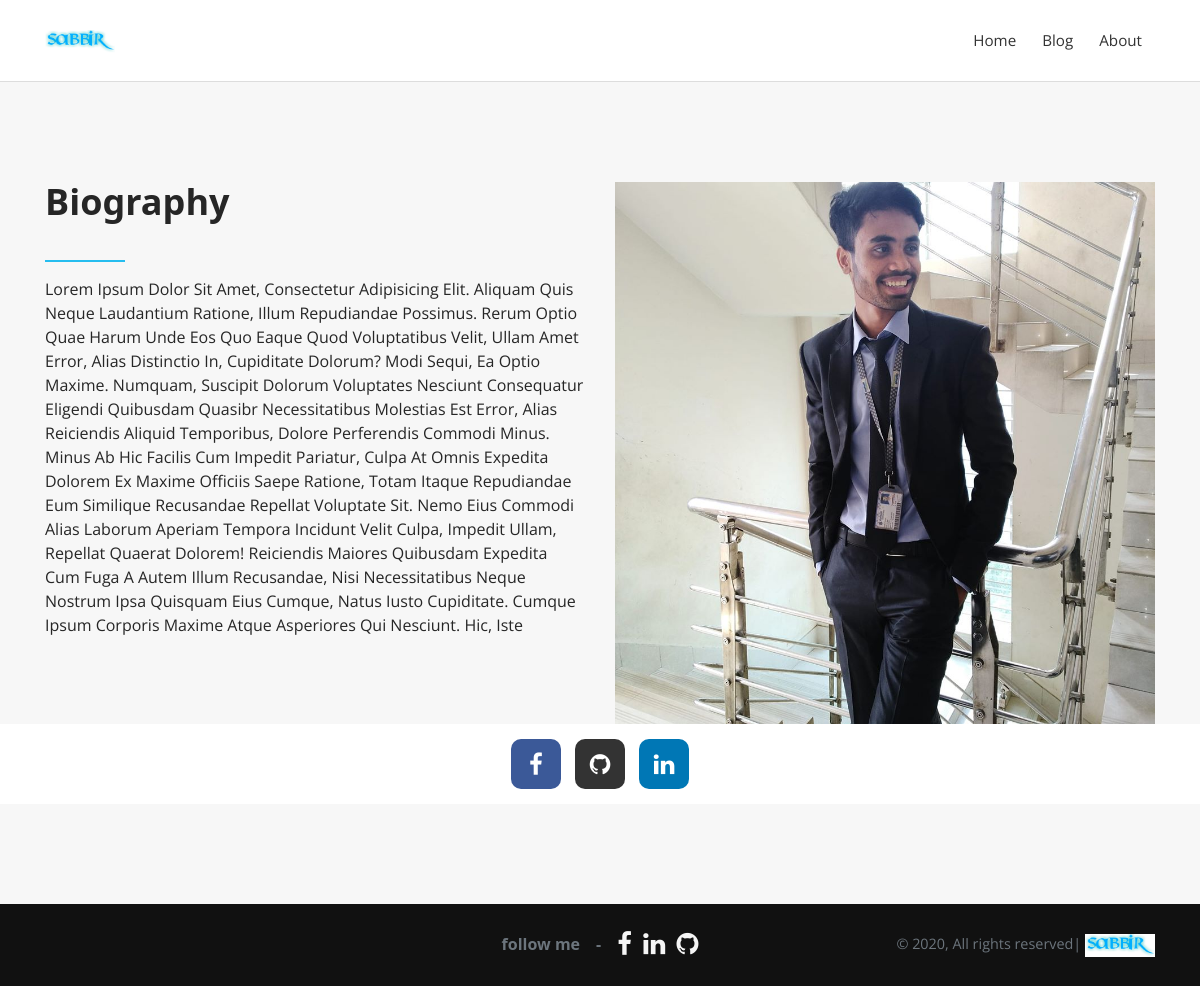
/about/, run on an earlier commit of the app's database.
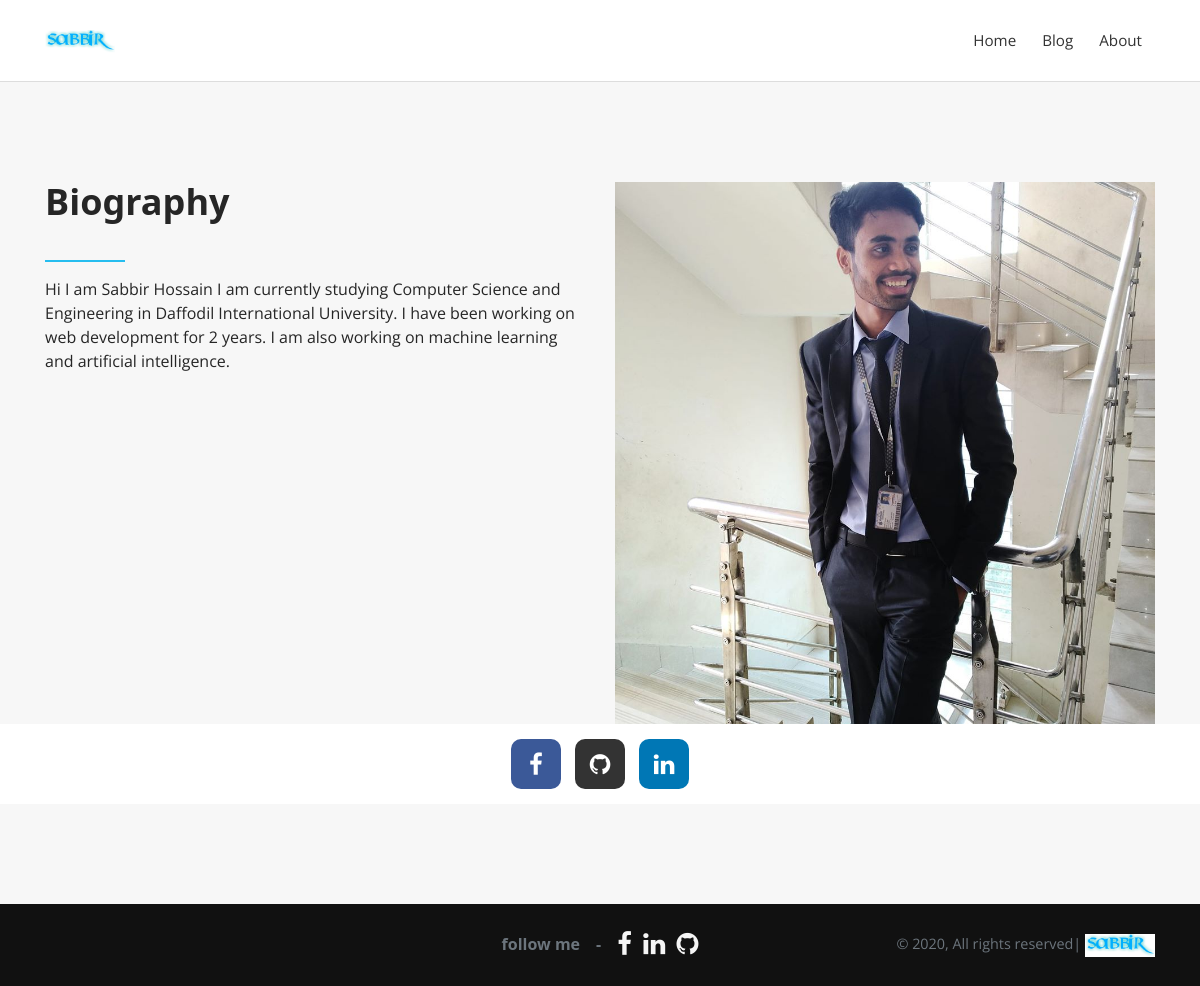
And on a later commit of the database.
### posts/models.py (models this page shows)
class About(models.Model):
    overview = RichTextUploadingField()
    image = models.ImageField(upload_to='uploads/')

### posts/views.py (the view)
# urls.py: path('about/',About.as_view(),name='about'),
class About(ListView):
    template_name ='about.html'
    model = About

### templates/about.html (shortened to what this page needs)
{% extends "base.html" %}
{% load static %}
{% block content %}
<div class="body">
  <section id="biography">
    <div class="container">
        <div class="about_me">
            <div class="row">
                <div class="col-lg-6">
                    <div class="content">
                        {% for about in object_list %}
                        <div class="heading">
                            <h2>Biography</h2>
                            <p>{{about.overview|striptags}}</p>
                            </div>
                    </div>
                </div>
                <div class="col-lg-6">
                    <div class="image">
                        <img src=  "{{ about.image.url }}" class="img-fluid" alt="me">
                    </div>
                        {% endfor %}
                </div>
            </div>
        </div>
    </div>
    <div class="social_icons text-center">
        <a  target="blank" href="https://www.facebook.com/profile.php?id=100005325077639"><i class="fa fa-facebook"></i></a>
        <a  target="blank" href="https://github.com/Sabbirdiu"><i class="fa fa-github"></i></a>
        <a  target="blank" href="https://www.linkedin.com/in/sabbir-hossain-525b19198/ "><i class="fa fa-linkedin"></i></a>
    </div>
</section>
</div>
{% endblock %}

What changed in the data, as far as the page shows it:
changed About: overview "Lorem Ipsum Dolor Sit Amet, Consectetur Adipisicing Elit. Aliquam Quis Neque Laudantium Ratione, Illum Repudiandae Possimus. Rerum Optio Quae Harum Unde Eos Quo Eaque Quod Voluptatibus Velit, Ullam Amet Error, Alias Distinctio In, Cupiditate Dolorum? Modi Sequi, Ea Optio Maxime. Numquam, Suscipit Dolorum Voluptates Nesciunt Consequatur Eligendi Quibusdam Quasibr Necessitatibus Molestias Est Error, Alias Reiciendis Aliquid Temporibus, Dolore Perferendis Commodi Minus. Minus Ab Hic Facilis Cum Impedit Pariatur, Culpa At Omnis Expedita Dolorem Ex Maxime Officiis Saepe Ratione, Totam Itaque Repudiandae Eum Similique Recusandae Repellat Voluptate Sit. Nemo Eius Commodi Alias Laborum Aperiam…" → "Hi I am Sabbir Hossain I am currently studying Computer Science and Engineering in Daffodil International University. I have been working on web development for 2 years. I am also working on machine learning and artificial intelligence."
